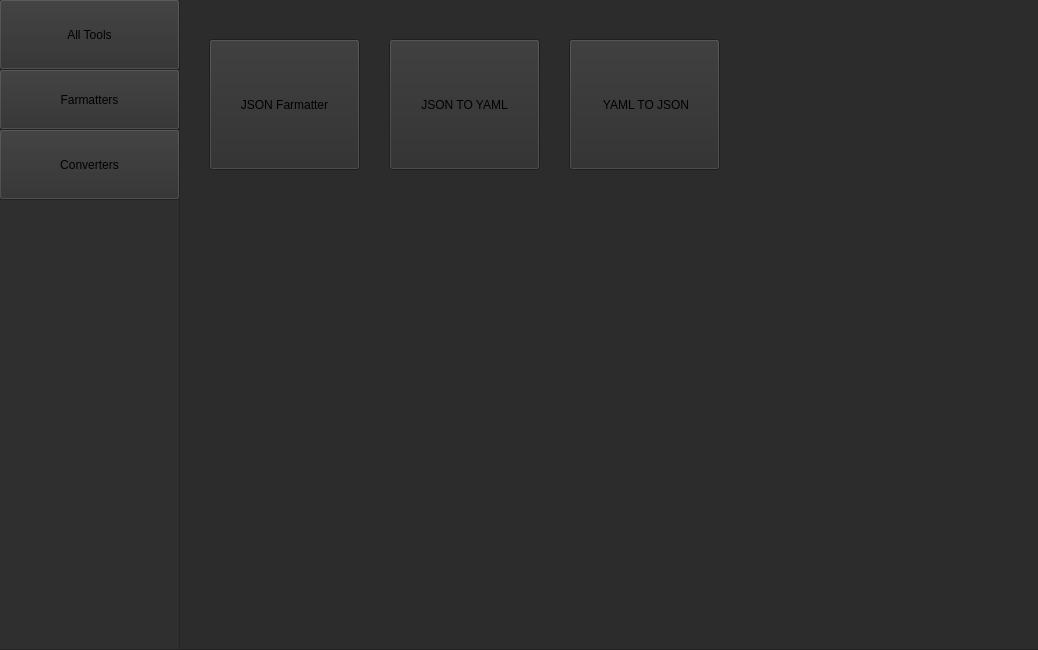
<?xml version="1.0" encoding="UTF-8"?>
<ui version="4.0">
 <class>MainWindow</class>
 <widget class="QMainWindow" name="MainWindow">
  <property name="geometry">
   <rect>
    <x>0</x>
    <y>0</y>
    <width>1038</width>
    <height>650</height>
   </rect>
  </property>
  <property name="windowTitle">
   <string>Deytoyslinux</string>
  </property>
  <widget class="QWidget" name="centralwidget">
   <widget class="QFrame" name="frame">
    <property name="geometry">
     <rect>
      <x>-1</x>
      <y>-1</y>
      <width>181</width>
      <height>651</height>
     </rect>
    </property>
    <property name="styleSheet">
     <string notr="true">background-color: rgb(47, 47, 47);</string>
    </property>
    <property name="frameShape">
     <enum>QFrame::StyledPanel</enum>
    </property>
    <property name="frameShadow">
     <enum>QFrame::Raised</enum>
    </property>
    <widget class="QPushButton" name="fsrmatters_button">
     <property name="geometry">
      <rect>
       <x>0</x>
       <y>70</y>
       <width>181</width>
       <height>61</height>
      </rect>
     </property>
     <property name="text">
      <string>Farmatters</string>
     </property>
    </widget>
    <widget class="QPushButton" name="convertors_button">
     <property name="geometry">
      <rect>
       <x>0</x>
       <y>130</y>
       <width>181</width>
       <height>71</height>
      </rect>
     </property>
     <property name="text">
      <string>Converters</string>
     </property>
    </widget>
    <widget class="QPushButton" name="all_tools_button">
     <property name="geometry">
      <rect>
       <x>0</x>
       <y>0</y>
       <width>181</width>
       <height>71</height>
      </rect>
     </property>
     <property name="text">
      <string>All Tools</string>
     </property>
    </widget>
   </widget>
   <widget class="QStackedWidget" name="stackedWidget">
    <property name="geometry">
     <rect>
      <x>180</x>
      <y>0</y>
      <width>861</width>
      <height>651</height>
     </rect>
    </property>
    <property name="font">
     <font/>
    </property>
    <property name="layoutDirection">
     <enum>Qt::LeftToRight</enum>
    </property>
    <property name="styleSheet">
     <string notr="true">background-color: rgb(44, 44, 44);</string>
    </property>
    <property name="currentIndex">
     <number>0</number>
    </property>
    <widget class="QWidget" name="home_page">
     <widget class="QFrame" name="home_frame">
      <property name="geometry">
       <rect>
        <x>-1</x>
        <y>-1</y>
        <width>861</width>
        <height>651</height>
       </rect>
      </property>
      <property name="autoFillBackground">
       <bool>false</bool>
      </property>
      <property name="frameShape">
       <enum>QFrame::StyledPanel</enum>
      </property>
      <property name="frameShadow">
       <enum>QFrame::Raised</enum>
      </property>
      <widget class="QPushButton" name="jsonformate_button">
       <property name="geometry">
        <rect>
         <x>30</x>
         <y>40</y>
         <width>151</width>
         <height>131</height>
        </rect>
       </property>
       <property name="text">
        <string>JSON Farmatter</string>
       </property>
      </widget>
      <widget class="QPushButton" name="jsontoyaml_button">
       <property name="geometry">
        <rect>
         <x>210</x>
         <y>40</y>
         <width>151</width>
         <height>131</height>
        </rect>
       </property>
       <property name="text">
        <string>JSON TO YAML</string>
       </property>
      </widget>
      <widget class="QPushButton" name="yamltojson_button">
       <property name="geometry">
        <rect>
         <x>390</x>
         <y>40</y>
         <width>151</width>
         <height>131</height>
        </rect>
       </property>
       <property name="text">
        <string> YAML TO JSON</string>
       </property>
      </widget>
     </widget>
    </widget>
    <widget class="QWidget" name="farmatters_page">
     <widget class="QFrame" name="frame_3">
      <property name="geometry">
       <rect>
        <x>-1</x>
        <y>-1</y>
        <width>861</width>
        <height>651</height>
       </rect>
      </property>
      <property name="frameShape">
       <enum>QFrame::StyledPanel</enum>
      </property>
      <property name="frameShadow">
       <enum>QFrame::Raised</enum>
      </property>
      <widget class="QPushButton" name="jsonformate_button_2">
       <property name="geometry">
        <rect>
         <x>30</x>
         <y>30</y>
         <width>151</width>
         <height>131</height>
        </rect>
       </property>
       <property name="text">
        <string>JSON Farmatter</string>
       </property>
      </widget>
     </widget>
    </widget>
    <widget class="QWidget" name="converters_page">
     <widget class="QFrame" name="frame_2">
      <property name="geometry">
       <rect>
        <x>-1</x>
        <y>-1</y>
        <width>861</width>
        <height>651</height>
       </rect>
      </property>
      <property name="frameShape">
       <enum>QFrame::StyledPanel</enum>
      </property>
      <property name="frameShadow">
       <enum>QFrame::Raised</enum>
      </property>
      <widget class="QPushButton" name="jsontoyaml_button_2">
       <property name="geometry">
        <rect>
         <x>20</x>
         <y>30</y>
         <width>151</width>
         <height>131</height>
        </rect>
       </property>
       <property name="text">
        <string>JSON TO YAML</string>
       </property>
      </widget>
      <widget class="QPushButton" name="yamltojson_button_2">
       <property name="geometry">
        <rect>
         <x>190</x>
         <y>30</y>
         <width>151</width>
         <height>131</height>
        </rect>
       </property>
       <property name="text">
        <string> YAML TO JSON</string>
       </property>
      </widget>
     </widget>
    </widget>
    <widget class="QWidget" name="json_formate_page">
     <widget class="QFrame" name="frame_4">
      <property name="geometry">
       <rect>
        <x>-1</x>
        <y>-1</y>
        <width>861</width>
        <height>651</height>
       </rect>
      </property>
      <property name="frameShape">
       <enum>QFrame::StyledPanel</enum>
      </property>
      <property name="frameShadow">
       <enum>QFrame::Raised</enum>
      </property>
      <widget class="QTextEdit" name="json_input">
       <property name="geometry">
        <rect>
         <x>50</x>
         <y>40</y>
         <width>771</width>
         <height>251</height>
        </rect>
       </property>
      </widget>
      <widget class="QTextEdit" name="json_output">
       <property name="geometry">
        <rect>
         <x>50</x>
         <y>330</y>
         <width>771</width>
         <height>311</height>
        </rect>
       </property>
      </widget>
      <widget class="QLabel" name="label">
       <property name="geometry">
        <rect>
         <x>50</x>
         <y>10</y>
         <width>131</width>
         <height>21</height>
        </rect>
       </property>
       <property name="font">
        <font>
         <pointsize>17</pointsize>
        </font>
       </property>
       <property name="text">
        <string>Input</string>
       </property>
      </widget>
      <widget class="QLabel" name="label_2">
       <property name="geometry">
        <rect>
         <x>50</x>
         <y>300</y>
         <width>131</width>
         <height>21</height>
        </rect>
       </property>
       <property name="font">
        <font>
         <pointsize>17</pointsize>
        </font>
       </property>
       <property name="text">
        <string>Output</string>
       </property>
      </widget>
      <widget class="QPushButton" name="json_format_button">
       <property name="geometry">
        <rect>
         <x>340</x>
         <y>296</y>
         <width>101</width>
         <height>31</height>
        </rect>
       </property>
       <property name="text">
        <string>Format</string>
       </property>
      </widget>
     </widget>
    </widget>
   </widget>
  </widget>
 </widget>
 <resources/>
 <connections/>
</ui>
